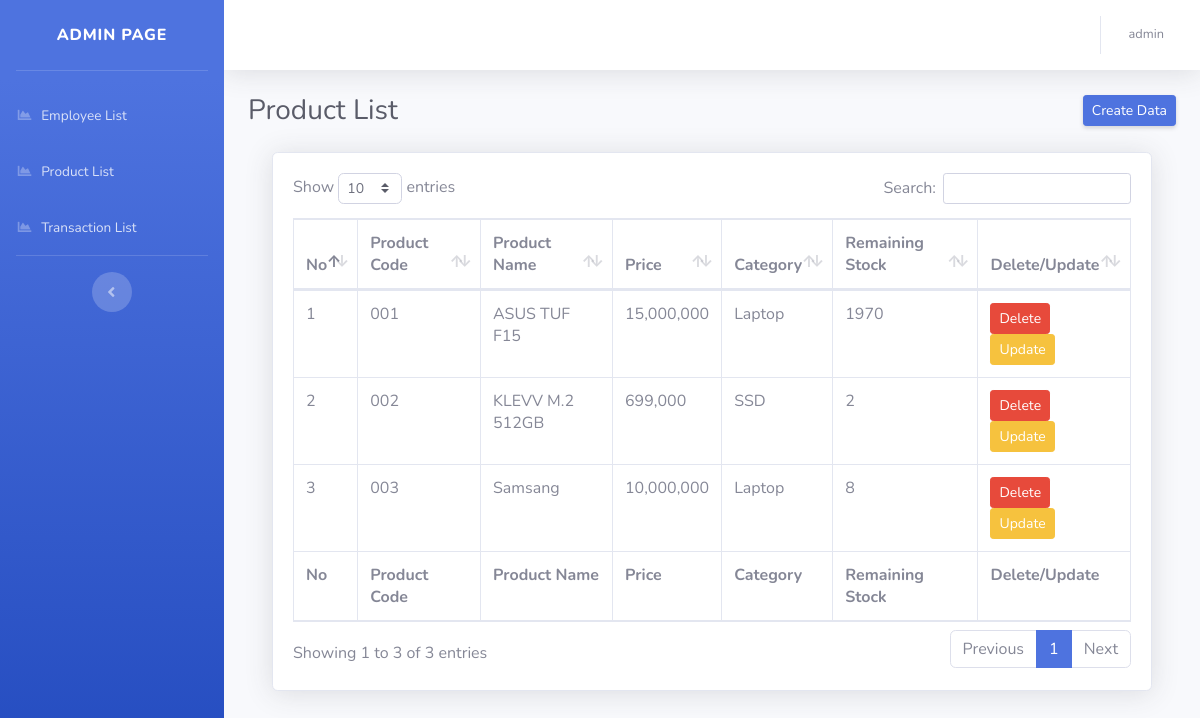
The app's page /admin/product_list/product_list.php (signed in) with its own data.
### tables this page shows
CREATE TABLE `product_list` (
  `code` varchar(20) NOT NULL,
  `name` varchar(100) DEFAULT NULL,
  `price` varchar(100) DEFAULT NULL,
  `category` varchar(100) DEFAULT NULL,
  `stock` text DEFAULT NULL
);

### admin/product_list/product_list.php (the view, shortened to what this page needs)
<head>
    <link href="../../vendor/fontawesome-free/css/all.min.css" rel="stylesheet" type="text/css">
    <link href="../../vendor/fontawesome-free/css/all.min.css" rel="stylesheet" type="text/css">
    <link href="../../css/sb-admin-2.min.css" rel="stylesheet">
    <link href="../../vendor/datatables/dataTables.bootstrap4.min.css" rel="stylesheet">
</head>
<body id="page-top">
    <div id="wrapper">
        <ul class="navbar-nav bg-gradient-primary sidebar sidebar-dark accordion" id="accordionSidebar">
            <a class="sidebar-brand d-flex align-items-center justify-content-center" href="../employee_list/employee_list.php">
                <div class="sidebar-brand-text mx-3">Admin Page</div>
            </a>
            <hr class="sidebar-divider">
            <li class="nav-item">
                <a class="nav-link" href="../employee_list/employee_list.php">
                    <i class="fas fa-fw fa-chart-area"></i>
                    <span>Employee List</span></a>
            </li>
            <li class="nav-item">
                <a class="nav-link" href="product_list.php">
                    <i class="fas fa-fw fa-chart-area"></i>
                    <span>Product List</span></a>
            </li>
            <li class="nav-item">
                <a class="nav-link" href="../transaction_list/transaction.php">
                    <i class="fas fa-fw fa-chart-area"></i>
                    <span>Transaction List</span></a>
            </li>
            <hr class="sidebar-divider d-none d-md-block">
            <div class="text-center d-none d-md-inline">
                <button class="rounded-circle border-0" id="sidebarToggle"></button>
            </div>
        </ul>
        <div id="content-wrapper" class="d-flex flex-column">
            <div id="content">
                <nav class="navbar navbar-expand navbar-light bg-white topbar mb-4 static-top shadow">
                    <ul class="navbar-nav ml-auto">
                        <li class="nav-item dropdown no-arrow">
                            <a class="nav-link dropdown-toggle" href="#" id="userDropdown" role="button" data-toggle="dropdown" aria-haspopup="true" aria-expanded="false">
                                <span class="mr-2 d-none d-lg-inline text-gray-600 small"><?php echo $_SESSION['admin']; ?></span>
                            </a>
                        </li>
                    </ul>
                </nav>
                <div class="container-fluid">
                    <div class="d-sm-flex align-items-center justify-content-between mb-4">
                        <h1 class="h3 mb-0 text-gray-800">Product List</h1>
                        <a href="create_product_data.php" class="d-none d-sm-inline-block btn btn-sm btn-primary shadow-sm"></i> Create Data</a>
                    </div>
                    <div class="container-fluid">
                        <div class="card shadow mb-4">
                            <div class="card-body">
                                <div class="table-responsive">
                                    <table class="table table-bordered" id="dataTable" width="100%" cellspacing="0">
                                        <thead>
                                            <tr>
                                                <th>No</th>
                                                <th>Product Code</th>
                                                <th>Product Name</th>
                                                <th>Price</th>
                                                <th>Category</th>
                                                <th>Remaining Stock</th>
                                                <th>Delete/Update</th>
                                            </tr>
                                        </thead>
                                        <tfoot>
                                            <tr>
                                                <th>No</th>
                                                <th>Product Code</th>
                                                <th>Product Name</th>
                                                <th>Price</th>
                                                <th>Category</th>
                                                <th>Remaining Stock</th>
                                                <th>Delete/Update</th>
                                            </tr>
                                        </tfoot>
                                        <tbody>
                                            <?php
                                            include "../../connect/dbconnect.php";
                                            $no = 1;
                                            $data = mysqli_query($connection, "SELECT * FROM product_list ORDER BY code");
                                            while ($display = mysqli_fetch_array($data)) {
                                                echo '
                                                    <tr>
                                                        <td>' . $no . '</td>
                                                        <td>' . $display['code'] . '</td>
                                                        <td>' . $display['name'] . '</td>
                                                        <td>' . number_format($display['price']) . '</td>
                                                        <td>' . $display['category'] . '</td>
                                                        <td>' . $display['stock'] . '</td>
                                                        <td>
                                                            <a href="delete_product_data.php?code=' . $display['code'] . '"
                                                                class="btn btn-danger btn-sm"
                                                                onclick="return confirm(\'Delete Data?\')">Delete
                                                            </a>
                                                            <a href="update_product_data.php?code=' . $display['code'] . '"
                                                                class="btn btn-warning btn-sm">
                                                                Update
                                                            </a>
                                                        </td>
                                                    </tr>';
                                                $no++;
                                            }
                                            ?>
                                        </tbody>
                                    </table>
                                </div>
                            </div>
                        </div>
                    </div>
                </div>
            </div>
        </div>
    </div>
</body>

### records on screen
product_list: code "001", name "ASUS TUF F15", price "15,000,000", category "Laptop", stock "1970"
product_list: code "002", name "KLEVV M.2 512GB", price "699,000", category "SSD", stock "2"
product_list: code "003", name "Samsang", price "10,000,000", category "Laptop", stock "8"

### other values on screen
$_SESSION['admin'] "admin"
